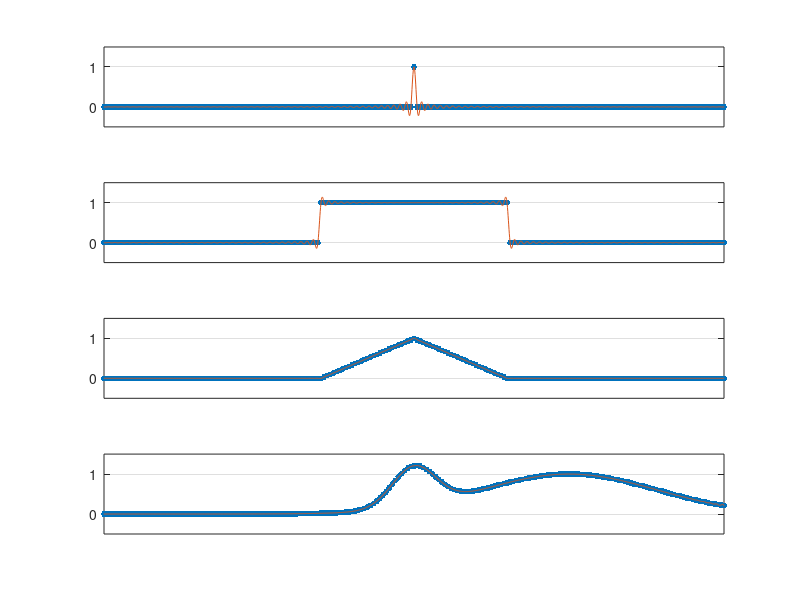

The MATLAB script that drew this image:
% p3.m - band-limited interpolation

  h = 0.1; xmax = 10; clf
  x = -xmax:h:xmax;                     % computational grid
  xx = -xmax-h/20:h/10:xmax+h/20;       % plotting grid
  for plt = 1:4
    subplot(4,1,plt)
    switch plt
      case 1, v = (x==0);               % delta function
      case 2, v = (abs(x)<=3);          % square wave
      case 3, v = max(0,1-abs(x)/3);    % hat function
          % gaussian function
      case 4, v = exp(-x.^2) + exp(-(0.25*(x-5)).^2);
    end
    plot(x,v,'.','markersize',14), grid on
    p = zeros(size(xx));
    for i = 1:length(x),
      p = p + v(i)*sin(pi*(xx-x(i))/h)./(pi*(xx-x(i))/h);
    end
    line(xx,p), axis([-xmax xmax -.5 1.5])
    set(gca,'xtick',[]), set(gca,'ytick',[0 1])
  end
